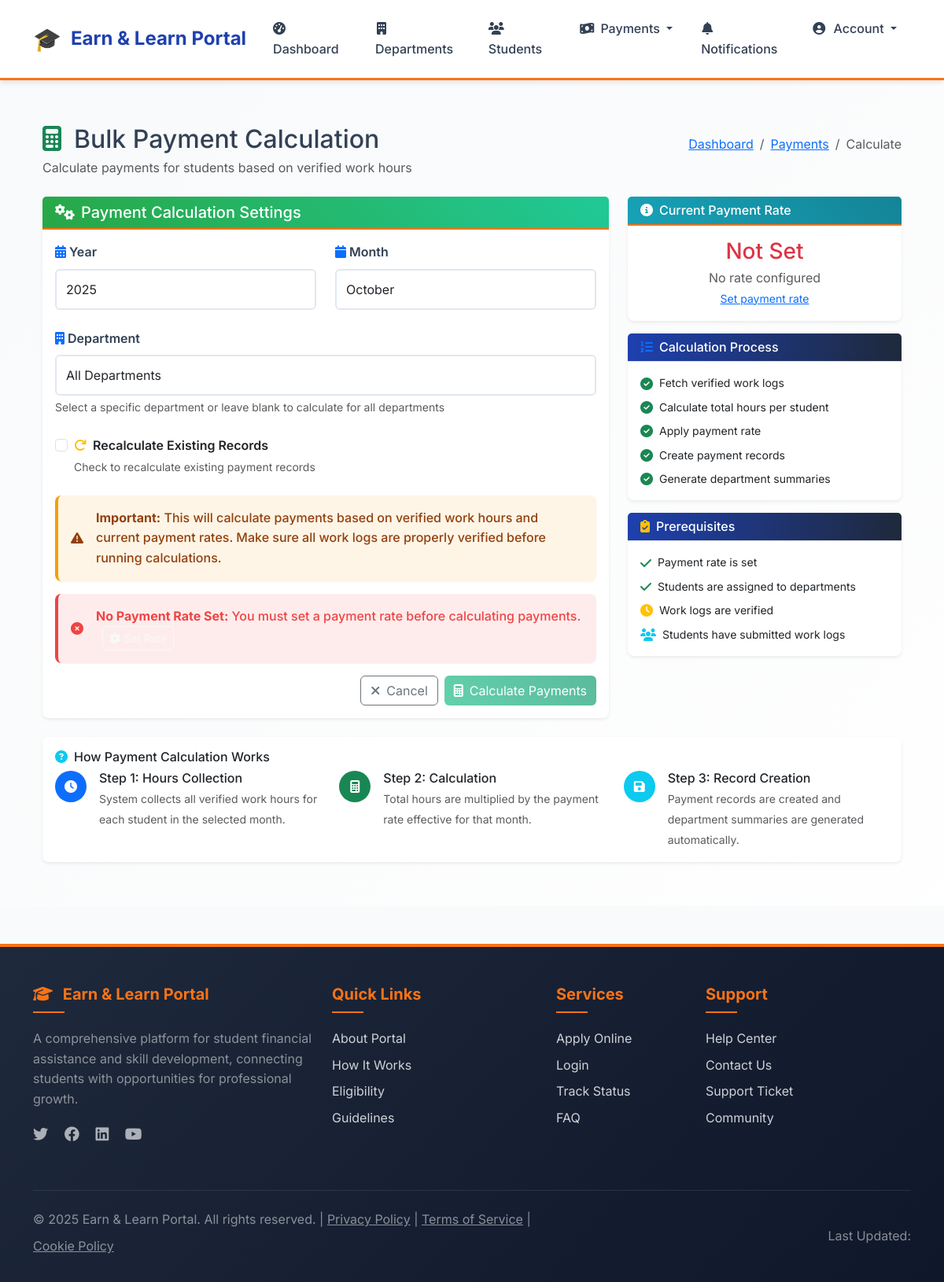
The app's page /scheme/payments/calculate/ (signed in), older data.
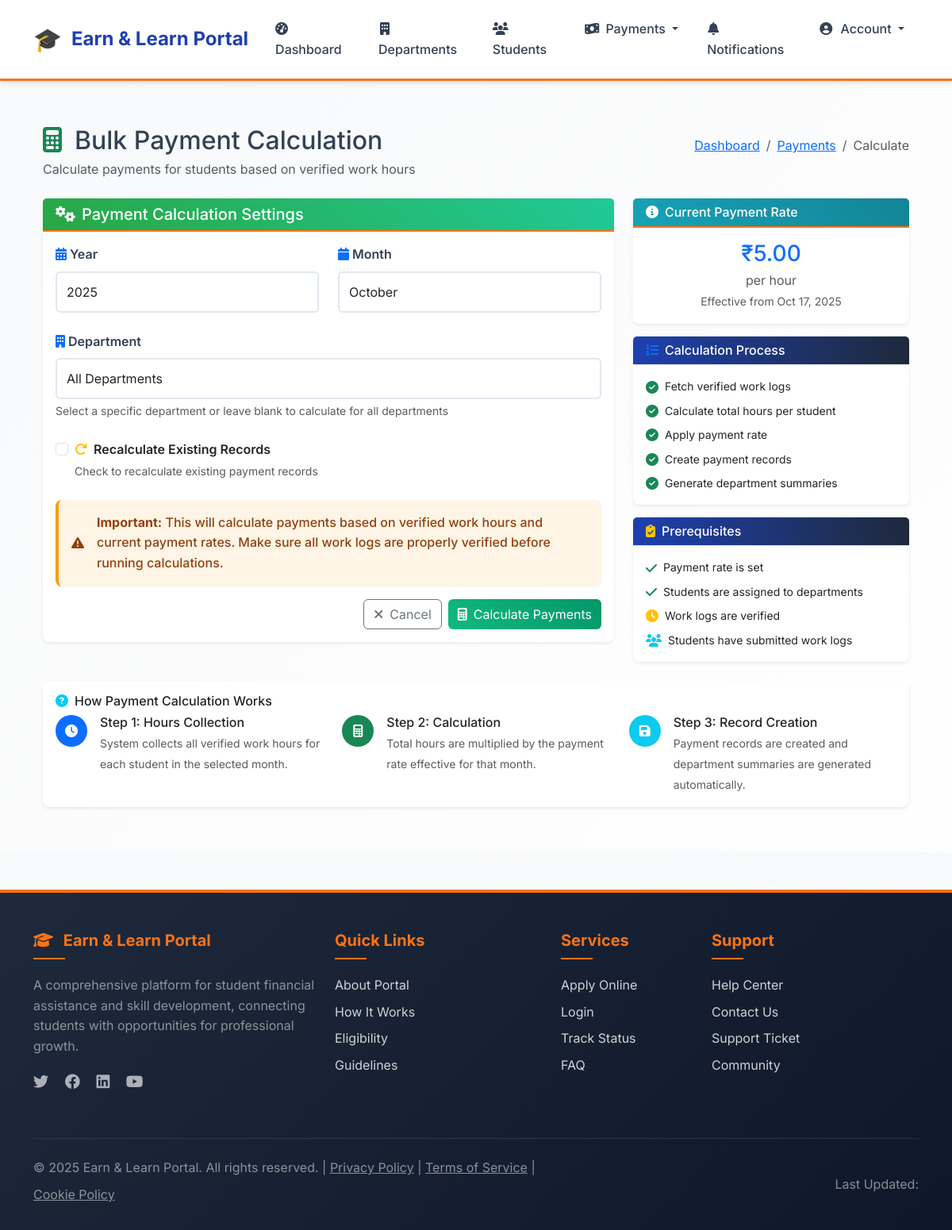
The same page, newer data.
### scheme/models.py (models this page shows, shortened)
class PaymentRate(models.Model):
    rate_per_hour = models.DecimalField(
        max_digits=8,
        decimal_places=2,
        validators=[MinValueValidator(Decimal('0.01'))],
        help_text="Payment rate per hour in INR"
    )
    set_by = models.ForeignKey(
        settings.AUTH_USER_MODEL,
        on_delete=models.SET_NULL,
        null=True,
        limit_choices_to={'role': 'el_coordinator'},
        related_name='payment_rates_set'
    )
    created_at = models.DateTimeField(auto_now_add=True)
    updated_at = models.DateTimeField(auto_now=True)
    notes = models.TextField(blank=True, null=True, help_text="Optional notes about this rate change")
    class Meta:
        ordering = ['-updated_at']
        verbose_name = "Payment Rate"
        verbose_name_plural = "Payment Rate"
    @classmethod
    def get_current_rate(cls):
        try:
            return cls.objects.first()
        except cls.DoesNotExist:
            return None

### users/decorators.py (the view)
        def wrapper(request, *args, **kwargs):
            if request.user.is_authenticated and hasattr(request.user, 'role'):
                if isinstance(required_role, list):
                    if request.user.role in required_role:
                        return view_func(request, *args, **kwargs)
                else:
                    if request.user.role == required_role:
                        return view_func(request, *args, **kwargs)
                return HttpResponseForbidden("You are not authorized to access this page.")
            return HttpResponseForbidden("You are not authorized to access this page.")

### notifications/context_processors.py (called while the page is built)
def unread_notifications_count(request):
    if request.user.is_authenticated:
        count = Notification.objects.filter(user=request.user, is_read=False).count()
    else:
        count = 0
    return {'unread_notifications_count': count}

### scheme/models.py (called while the page is built)
    def __str__(self):
        return f"{self.name} ({self.code})"

### templates/scheme/payment_calculation_bulk.html (shortened to what the changed rows need)
{% extends "base.html" %}
{% load static %}
{% block content %}
<div class="container-fluid py-4">
    <div class="row">
        <div class="col-12">
            <div class="page-header mb-4">
                <div class="d-flex justify-content-between align-items-center">
                    <div>
                        <h2 class="page-title mb-1">
                            <i class="fas fa-calculator text-success me-3"></i>Bulk Payment Calculation
                        </h2>
                    </div>
                </div>
            </div>
        </div>
    </div>
    <div class="row">
        <div class="col-lg-8">
            <div class="card border-0 shadow-sm">
                <div class="card-body">
                    <form method="post" class="needs-validation" novalidate>
                        {% if not current_rate %}
                        <div class="alert alert-danger d-flex align-items-center" role="alert">
                            <i class="fas fa-times-circle me-3"></i>
                            <div>
                                <strong>No Payment Rate Set:</strong> You must set a payment rate before calculating payments.
                                <a href="{% url 'payment_rate_management' %}" class="btn btn-sm btn-outline-light ms-2">
                                    <i class="fas fa-cog me-1"></i>Set Rate
                                </a>
                            </div>
                        </div>
                        {% endif %}
                    </form>
                </div>
            </div>
        </div>
        <div class="col-lg-4">
            <div class="card border-0 shadow-sm mb-3">
                <div class="card-body text-center">
                    {% if current_rate %}
                        <h3 class="text-primary mb-1">₹{{ current_rate.rate_per_hour }}</h3>
                        <p class="text-muted mb-0">per hour</p>
                        <small class="text-muted">Effective from {{ current_rate.updated_at|date:"M d, Y" }}</small>
                    {% else %}
                        <h3 class="text-danger mb-1">Not Set</h3>
                        <p class="text-muted mb-0">No rate configured</p>
                        <small class="text-muted">
                            <a href="{% url 'payment_rate_management' %}" class="text-primary">Set payment rate</a>
                        </small>
                    {% endif %}
                </div>
            </div>
        </div>
    </div>
</div>
{% endblock %}

Row changes from the older to the newer data that the page shows:
added PaymentRate: rate_per_hour "5.00", updated_at "Oct 17, 2025"
Text that changed along with them:
text no longer shown: "No Payment Rate Set: You must set a payment rate before calculating payments. Not Set No rate configured Set payment rate"
text now shown: "₹ per hour Effective from"
